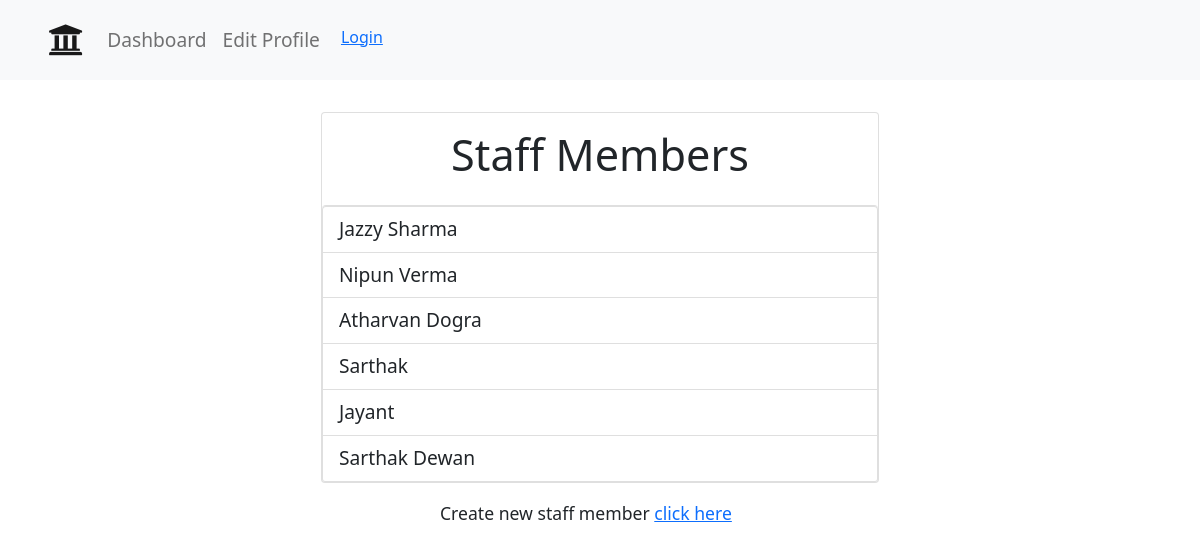
/staff-members-list, run on an earlier commit of the app's database.
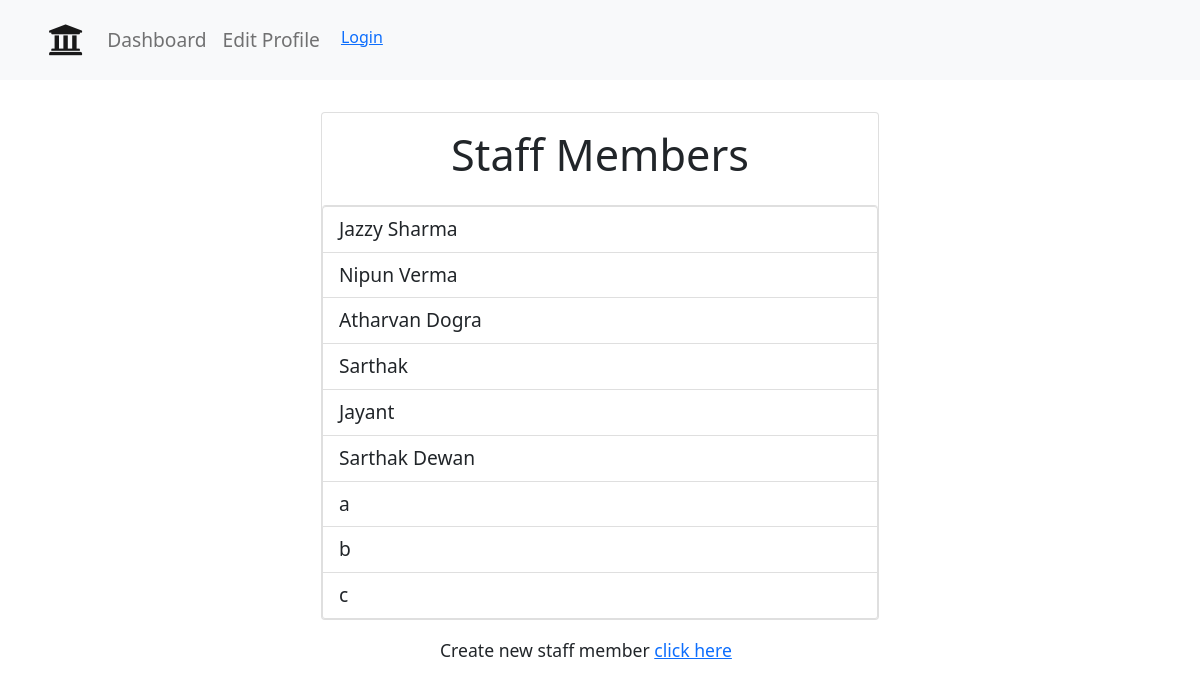
And on a later commit of the database.
### main/models.py (models this page shows, shortened)
class Staff(models.Model):
    name=models.CharField(max_length=100)
    mobile_number=models.IntegerField()
    email=models.EmailField()
    category=models.ForeignKey('Category',on_delete=CASCADE)
    designation=models.ForeignKey('Designation',on_delete=CASCADE)
    agency = models.ForeignKey('Agency',on_delete=CASCADE)

### main/views.py (the view)
# urls.py: path('staff-members-list', views.adminStaff, name='adminStaff'),
def adminStaff(request):
	staffs = Staff.objects.all()
	return render(request, "admin/adminStaffs.html", {"staffs":staffs})

### templates/admin/adminStaffs.html (shortened to what this page needs)
{% extends 'base.html' %}
{% load static %}
{% block body %}
{% include 'navbar.html' with user=user %}
<div class="container">
    <div class="card custom-card-list">
    <h2>Staff Members</h2>
    <ul class="list-group">
        {% for staff in staffs %}
        <li class="list-group-item">{{staff.name}}</li>
        {% endfor %}
    </ul>
    </div>
    </div>
    <div class="new-user-form">
        <h6>Create new staff member <a href="#">click here</a></h6>
    </div>
{% endblock body %}

What changed in the data, as far as the page shows it:
added Staff: name "a"
added Staff: name "b"
added Staff: name "c"
